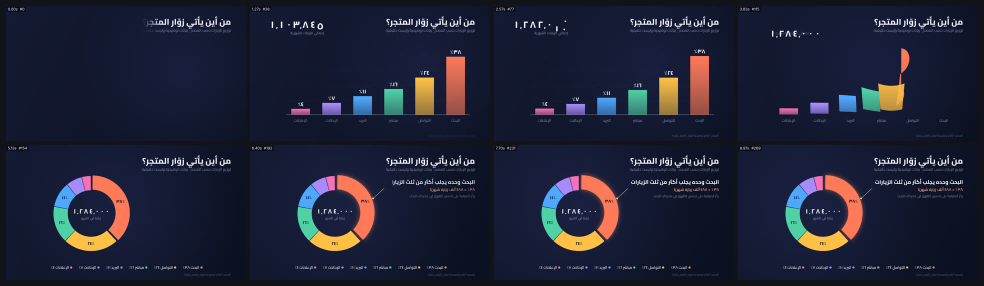
#> input picture .claude/skills/kosif-superpowers/proofs/data-story/sheet.jpg, 1968 x 572 px (shown at 1/2 size)
$ python -i font_fidelity_lab.py   (imports and definitions only)
#> lines starting #> are read from the running program, lines starting #| are printed output that depends on the picture; after the words box and inside, x2 and y2 are one past the last pixel; in counts of white or black regions, pixels touching at a corner belong together
#> further down, picture is the input picture: PIL image 1968x572 RGB; mean R, G, B 32.2, 35, 54.4
#!/usr/bin/env python3
"""KOSIF Font Fidelity Lab: Arabic-aware font fingerprint and candidate visual ranking.

It DOES NOT identify proprietary typefaces by magic: a high visual score on
one phrase is only a candidate. User supplies licensed fonts and a tight text crop.

Usage:
  python font_fidelity_lab.py inspect /path/to/font.ttf --text "جمعة مباركة"
  python font_fidelity_lab.py rank target-crop.png --text "جمعة مباركة" --fonts ./licensed --top 5

Pillow is required for rendering. fontTools is optional for OpenType metadata
(WOFF2 metadata also needs brotli). A missing or unreadable font exits 2 with FONT FIDELITY ERROR.
For correct Arabic use libraqm text shaping (Pillow RAQM). Never fake RTL.
"""
from __future__ import annotations
import argparse
import json
from pathlib import Path

def _pillow():
    try:
        from PIL import Image, ImageFont, features
    except ImportError as exc:
        raise RuntimeError("install Pillow and its libraqm support for visual matching") from exc
    return Image,ImageFont,features

def rtl(text: str) -> bool:
    return any("\u0600" <= c <= "\u08ff" or "\ufb50" <= c <= "\ufeff" for c in text)

# [62 lines left out: functions info, render_font, not called in this run]

def crop_mask(im):
    Image,_,_=_pillow()
    src=im.convert("L")
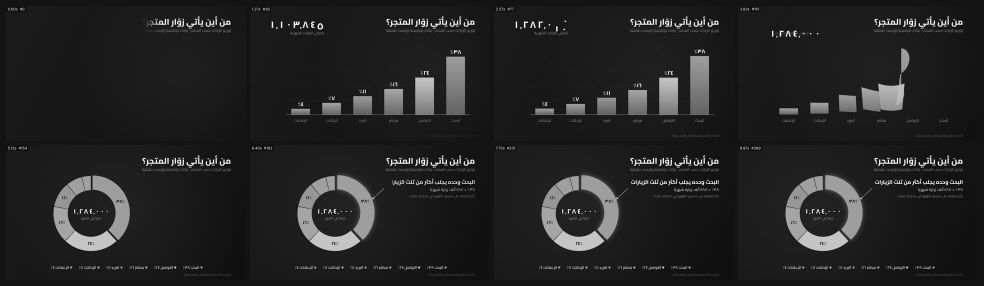
#> src: PIL image 1968x572 L (shown at 1/2 size); min 1, max 255, mean 36.4
    # Test both dark-on-light and light-on-dark polarity; choose the sparser ink.
    light=src.point(lambda p:255 if p>=160 else 0)
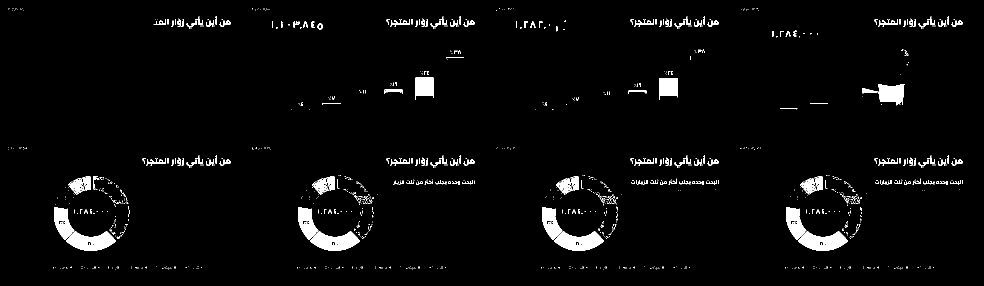
#> light: PIL image 1968x572 L (shown at 1/2 size); 3.2% white; 1358 white regions (1179 under 20 px), largest, box (x1, y1, x2, y2) and area: (132, 462, 232, 502) 2469, (1596, 462, 1696, 502) 2469, (620, 462, 720, 502) 2468
    dark=src.point(lambda p:255 if p<=95 else 0)
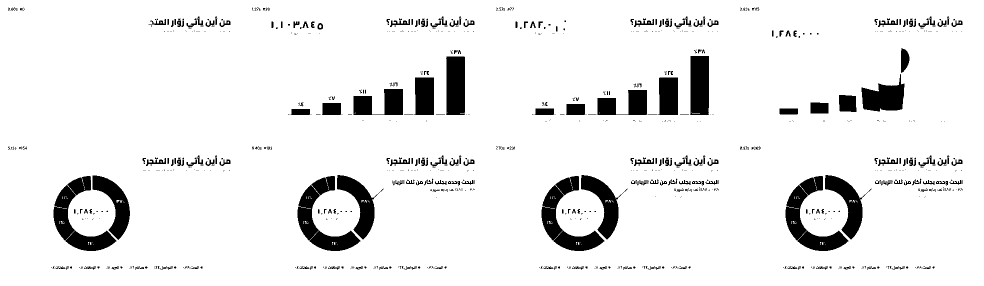
#> dark: PIL image 1968x572 L (shown at 1/2 size); 92% white; 1063 black regions (818 under 20 px), largest, box (x1, y1, x2, y2) and area: (1571, 352, 1697, 502) 6602, (595, 352, 721, 502) 6599, (1083, 352, 1209, 502) 6599
    return [tight_mask(x) for x in (light,dark)]

def tight_mask(src):
    box=src.getbbox()
    return src.crop(box) if box else src

# [52 lines left out: functions ratio_overlap, rank, main, not called in this run]

# [2 lines not run here, left out]

>>> from PIL import Image
>>> picture = Image.open('../proofs/data-story/sheet.jpg')
>>> result = crop_mask(picture)
#> result = 2 items
